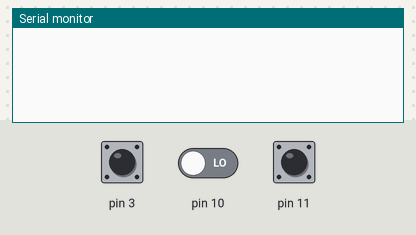
Bench run of a sketch on a simulated Arduino Uno, built with avr-gcc and run on an emulated ATmega328P. Parts: the last lines printed to the serial monitor. The test bench sets the inputs (shaded band); at power-on: pin 3 LOW, pin 10 LOW, pin 11 HIGH.

Above: at 1.2 s.
1.3 s: pin 3 pulsed HIGH 2 times (0.12 s each, 0.3 s apart)
At 1.63 s:
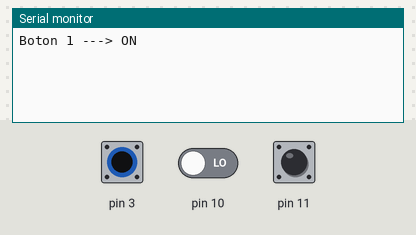
At 2.1 s:
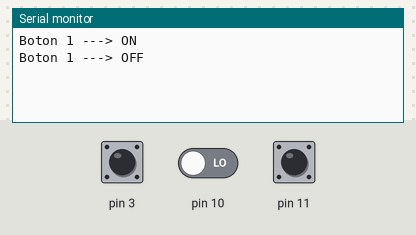

Measured:
- after the input at 1.3 s, the serial monitor: prints a new line after 0.12 s (image 1)

The sketch:

p1b.ino
```cpp
#include "Arduino.h"
//The setup function is called once at startup of the sketch

bool state1 = false, state2 = false, state3 = false;
void setup()
{
	pinMode(3, INPUT);
	pinMode(10, INPUT);
	pinMode(11, INPUT);

	Serial.begin(115200);
}

// The loop function is called in an endless loop
void loop()
{
	int v1 = digitalRead(3);
	int v2 = digitalRead(10);
	int v3 = digitalRead(11);

	if(v1 == 1)
	{
		while(v1 == 1) v1 = digitalRead(3);
		state1 = !state1;
		if (state1) Serial.println("Boton 1 ---> ON");
		else Serial.println("Boton 1 ---> OFF");
	}

	if(v2 == 1)
	{
		while(v2 == 1) v2 = digitalRead(10);
		state2 = !state2;
		if (state2) Serial.println("Boton 2 ---> ON");
		else Serial.println("Boton 2 ---> OFF");
	}

	if(v3 == 0)
	{

		while(v3 == 0) v3 = digitalRead(11);
		state3 = !state3;
		if (state3) Serial.println("Boton 3 ---> ON");
		else Serial.println("Boton 3 ---> OFF");
	}
}
```

sloeber.ino.cpp
```cpp
#ifdef __IN_ECLIPSE__
//This is a automatic generated file
//Please do not modify this file
//If you touch this file your change will be overwritten during the next build
//This file has been generated on 2024-02-26 10:12:26

#include "Arduino.h"
#include "Arduino.h"

void setup() ;
void loop() ;

#include "p1b.ino"


#endif
```
